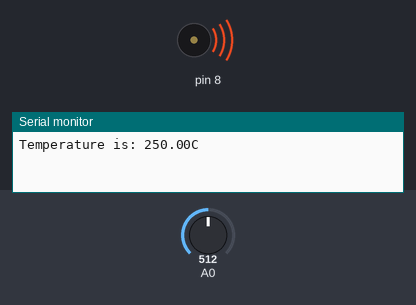
Bench run of a sketch on a simulated Arduino Uno, built with avr-gcc and run on an emulated ATmega328P. Parts: buzzer (waves = sounding), the last lines printed to the serial monitor. The test bench sets the inputs (shaded band); at power-on: A0 = 512.

Above: at 2.8 s.
2.9 s: A0 set to 62
5.6 s: A0 set to 50
At 6.3 s:
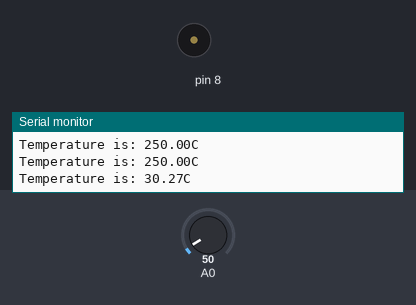
8.3 s: A0 set to 122
At 9.2 s:
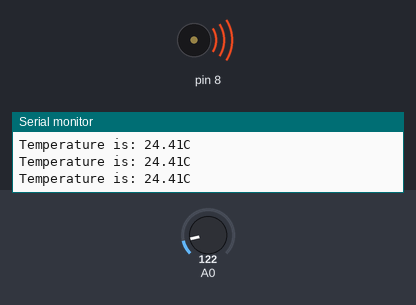
11.0 s: A0 set to 17
At 13.5 s:
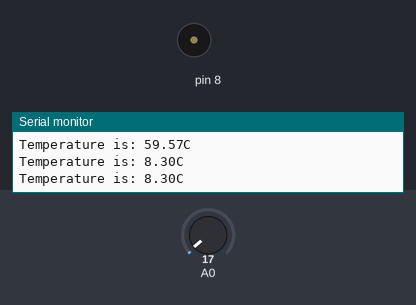
Timing chart, 0 to 14.8 s (numbered marks = the images above; inputs shaded):
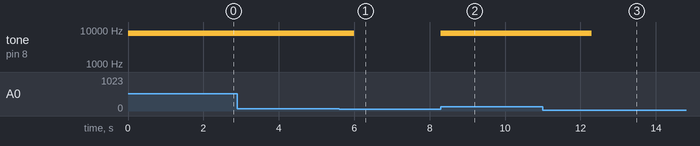

The sketch:

tempreture_indicator.ino
```cpp
float a;
int b;
void setup() {
  // put your setup code here, to run once:
  pinMode(8,OUTPUT);
  Serial.begin(9600);
}

void loop() {
  // put your main code here, to run repeatedly:
  double t;
  int p;
  p = analogRead(0);
  t = p * 5 / 10.24;
  if (t > 27){
    tone(8, 8000);
    delay(2000);
  }
  else{
    noTone(8);
  }
  if (millis() - a > 500){
    a = millis();
    Serial.print("Temperature is: ");
    Serial.print(t);
    Serial.println("C");
  }
  else;
}
```

Measured:
- the behaviour switches between 56 and 55 on A0 (found by bisection; images 0 and 1)
- after the input at 5.6 s, tone on pin 8: 8000 Hz → silent after 0.40 s
- after the input at 8.3 s, tone on pin 8: silent → 8000 Hz at once
- after the input at 11.0 s, tone on pin 8: 8000 Hz → silent after 1.3 s
